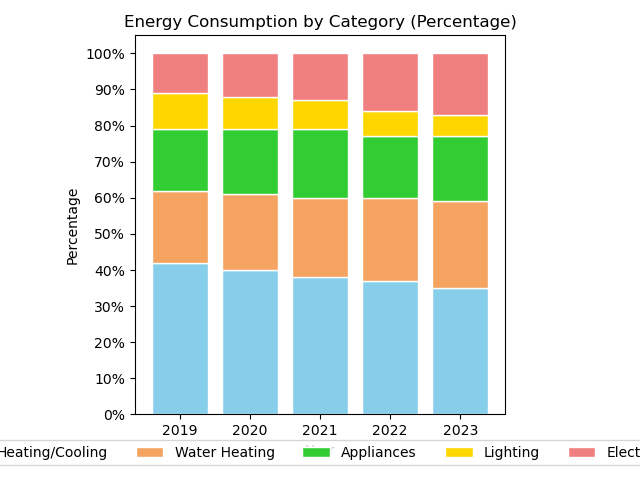

Source code (Python):

import matplotlib.pyplot as plt
import numpy as np

# Data provided
data = [
    {'Year': 2019, 'Heating/Cooling': '42%', 'Water Heating': '20%', 'Appliances': '17%', 'Lighting': '10%', 'Electronics': '11%'},
    {'Year': 2020, 'Heating/Cooling': '40%', 'Water Heating': '21%', 'Appliances': '18%', 'Lighting': '9%', 'Electronics': '12%'},
    {'Year': 2021, 'Heating/Cooling': '38%', 'Water Heating': '22%', 'Appliances': '19%', 'Lighting': '8%', 'Electronics': '13%'},
    {'Year': 2022, 'Heating/Cooling': '37%', 'Water Heating': '23%', 'Appliances': '17%', 'Lighting': '7%', 'Electronics': '16%'},
    {'Year': 2023, 'Heating/Cooling': '35%', 'Water Heating': '24%', 'Appliances': '18%', 'Lighting': '6%', 'Electronics': '17%'}
]

# Extract year labels
years = [d['Year'] for d in data]

# Convert string percentages to floats and stack them for plotting
categories = ['Heating/Cooling', 'Water Heating', 'Appliances', 'Lighting', 'Electronics']
stacked_data = np.zeros((len(data), len(categories)))

for i, d in enumerate(data):
    for j, category in enumerate(categories):
        stacked_data[i, j] = float(d[category].strip('%'))

# Normalize the data to sum to 1 (100%)
stacked_data /= stacked_data.sum(axis=1)[:, np.newaxis]

# Plotting
fig, ax = plt.subplots()

# Colors for each category
colors = ['skyblue', 'sandybrown', 'limegreen', 'gold', 'lightcoral']

# Bottom of the bars
bottoms = np.zeros(len(data))

for idx, (category, color) in enumerate(zip(categories, colors)):
    ax.bar(years, stacked_data[:, idx], bottom=bottoms, color=color, edgecolor='white', label=category)
    bottoms += stacked_data[:, idx]

# Formatting the plot
ax.set_title('Energy Consumption by Category (Percentage)')
ax.set_xlabel('Year')
ax.set_ylabel('Percentage')
plt.xticks(years)
plt.yticks(np.arange(0, 1.1, 0.1), [f"{int(y*100)}%" for y in np.arange(0, 1.1, 0.1)])
ax.legend(loc='upper center', bbox_to_anchor=(0.5, -0.05), ncol=len(categories))

# Display the stacked bar chart
plt.tight_layout()
plt.show()
